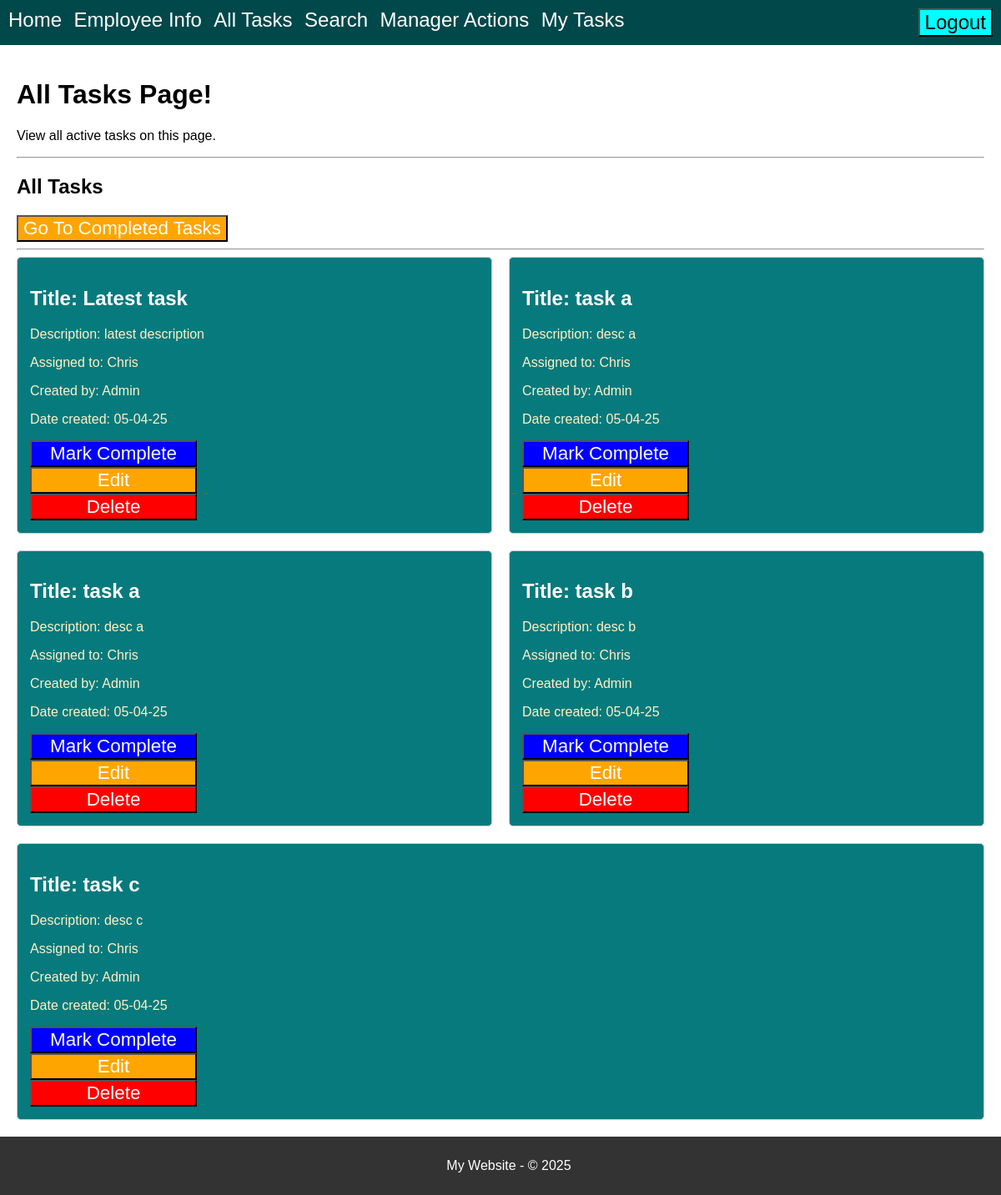
The app's page /all-tasks (signed in) with its own data.
### model.py (models this page shows, shortened)
class Tasks(db.Model):
    __tablename__ = 'Tasks'
    id = db.Column(db.Integer, primary_key=True)
    title = db.Column(db.String(30), nullable=False)
    body = db.Column(db.String(200), nullable=False)
    assigned_to = db.Column(db.Integer, db.ForeignKey('Users.id'), nullable=True)
    created_by = db.Column(db.Integer, db.ForeignKey('Users.id'), nullable=True)
    date_created = db.Column(db.String(8), nullable=False)
    completed = db.Column(db.Integer, default=0)
    assigned_user = db.relationship('Users', foreign_keys=[assigned_to])
    creator_user = db.relationship('Users', foreign_keys=[created_by])

class Users(db.Model):
    __tablename__ = 'Users'
    id = db.Column(db.Integer, primary_key=True)
    username = db.Column(db.String(100), nullable=False, unique=True)
    password = db.Column(db.String(100), nullable=False)
    role = db.Column(db.String(50), nullable=False)

### routes.py (the view, shortened to what this page needs)
@app.route('/all-tasks', methods=['GET', 'POST'])
def display_tasks():
    if CS.notLoggedIn():
        return redirect(url_for("display_login"))
    tasks = Tasks.query.filter_by(completed=0).all()
    task_list = map_tasks_to_usernames(tasks)
    return render_template(
        "all-tasks.html",
        title="All Tasks Page!",
        content="View all active tasks on this page.",
        tasks=task_list,
        CS=CS
    )

### current_session.py (called while the page is built)
    @staticmethod
    def isLoggedIn():
        status = "username" in session
        return status

    @staticmethod
    def notLoggedIn():
        return not CurrentSession.isLoggedIn()

    @staticmethod
    def getRole():
        print(f" User role is: {userRole}")
        return userRole

    @staticmethod
    def getUsername():
        username = session.get("username", None)  # Get username from session
        return username

### routes.py (called while the page is built)
def map_tasks_to_usernames(tasks):
    task_list = []
    for task in tasks:
        creator_username = "Admin" if task.created_by == 999 else "None"
        if task.created_by and task.created_by != 999:
            creator = Users.query.get(task.created_by)
            creator_username = creator.username if creator else "Unknown"
        assignee_username = "None"
        if task.assigned_to:
            assignee = Users.query.get(task.assigned_to)
            assignee_username = assignee.username if assignee else "Unknown"
        task_list.append({
            "id": task.id,
            "title": task.title,
            "body": task.body,
            "assigned_to": assignee_username,
            "created_by": creator_username,
            "date_created": task.date_created
        })
    return task_list

### Templates/all-tasks.html (shortened to what this page needs)
{% extends "base.html" %}
{% block page_title %}
    {{ title }}
{% endblock %}
{% block content %}
    <p>{{ content }}</p>
    <hr>
    <h2>All Tasks</h2>
    <button onclick="goToCompletedTasks()" class="task-pages-nav-btn">Go To Completed Tasks</button>
    <hr>
    {% if tasks %}
        <div class="tasks-grid">
            {% for task in tasks %}
            <div class="task-card">
                <h2 id="task-title">Title: {{ task.title }}</h2>
                <p class="task-details">Description: {{ task.body }}</p>
                <p class="task-details">Assigned to: {{ task.assigned_to }}</p>
                <p class="task-details">Created by: {{ task.created_by }}</p>
                <p class="task-details">Date created: {{ task.date_created }}</p>
                {% if CS.getRole() == "admin" or CS.getRole() == "Manager" %}
                    <div style="display:flex; flex-direction:column;">
                        <form action="/all-tasks" method="POST">
                            <button type="submit" class="task-pages-complete-btn">Mark Complete</button>
                        </form>
                        <form action="/all-tasks" method="POST">
                            <button type="submit" class="task-pages-edit-btn">Edit</button>
                        </form>
                        <form action="/all-tasks" method="POST">
                            <button type="submit" class="task-pages-delete-btn">Delete</button>
                        </form>
                    </div>
                {% endif %}
            </div>
            {% endfor %}
        </div>
    {% else %}
        <p>No tasks found in the database.</p>
    {% endif %}
{% endblock %}

### Styles/style.css (style rules this page uses)
body { font-family: sans-serif; margin: 0; padding: 0; display: flex; flex-direction: column; min-height:100vh; }
.tasks-grid { display: flex; flex-wrap: wrap; gap: 20px; }
.task-card { flex: 1 1 calc(50% - 20px); box-sizing: border-box; padding: 15px; border: 1px solid #ccc; border-radius: 5px; background-color: #077A7D; }
#task-title { color:white; }
.task-details { color:rgb(255, 241, 198); }
.task-pages-nav-btn { font-size:1.4rem; color:White; background-color:orange; transition: transform 0.5s ease; }
.task-pages-complete-btn { font-size:1.4rem; color:White; background-color:blue; transition: transform 0.5s ease; width: 200px; }
.task-pages-edit-btn { font-size:1.4rem; color:White; background-color:orange; transition: transform 0.5s ease; width: 200px; }
.task-pages-delete-btn { font-size:1.4rem; color:White; background-color:red; transition: transform 0.5s ease; width: 200px; }

### records on screen
Tasks: title "Latest task", body "latest description", date_created "05-04-25"
Users: assigned_to "Chris" "Chris" "Chris" "Chris" "Chris"
Tasks: title "task a", body "desc a", date_created "05-04-25"
Tasks: title "task a", body "desc a", date_created "05-04-25"
Tasks: title "task b", body "desc b", date_created "05-04-25"
Tasks: title "task c", body "desc c", date_created "05-04-25"

### other values on screen
{{ title }} "All Tasks Page!"
{{ content }} "View all active tasks on this page."
{{ task.created_by }} "Admin" "Admin" "Admin" "Admin" "Admin"
